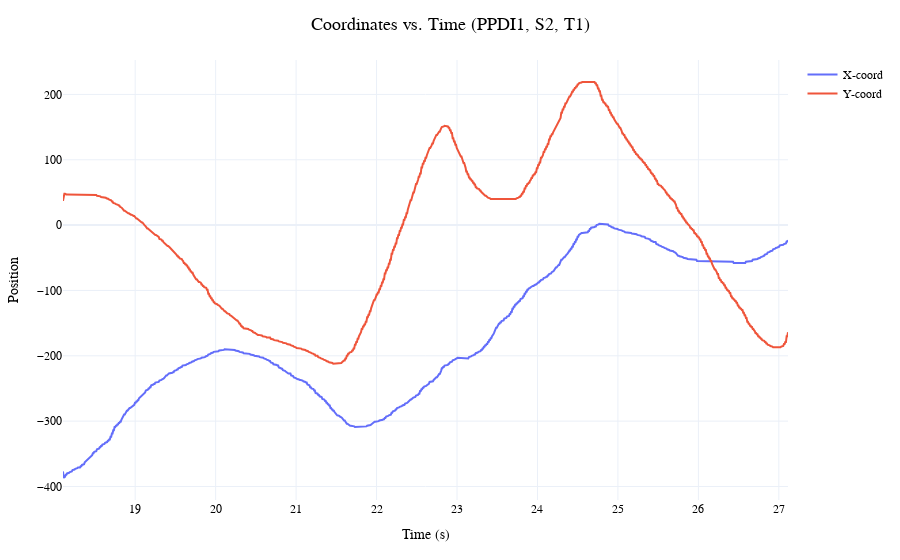

Notebook code for this chart:
### Code cell
plot_trial_coordinates(
    trial_df,
    time="motion_time",
    plot_over_time=True,
)

### Figure 1 — Plotly figure (JSON) as saved in the notebook; plotly's stock layout.template omitted (floating-point values rounded to 4 significant figures; data arrays with more than 128 entries replaced by an {"elided": "..."} marker saying what was removed)
{"data": [{"mode": "lines", "name": "X-coord", "type": "scatter", "x": {"elided": "1069 float values"}, "y": {"elided": "1069 int values"}}, {"mode": "lines", "name": "Y-coord", "type": "scatter", "x": {"elided": "1069 float values"}, "y": {"elided": "1069 int values"}}], "layout": {"font": {"color": "black", "family": "Times New Roman", "size": 12}, "legend": {"font": {"family": "Times New Roman", "size": 12}}, "margin": {"b": 60, "l": 60, "r": 30, "t": 60}, "showlegend": true, "title": {"font": {"family": "Times New Roman", "size": 18}, "text": "Coordinates vs. Time (PPDI1, S2, T1)", "x": 0.5}, "xaxis": {"title": {"font": {"family": "Times New Roman", "size": 14}, "text": "Time (s)"}}, "yaxis": {"title": {"font": {"family": "Times New Roman", "size": 14}, "text": "Position"}}}}
